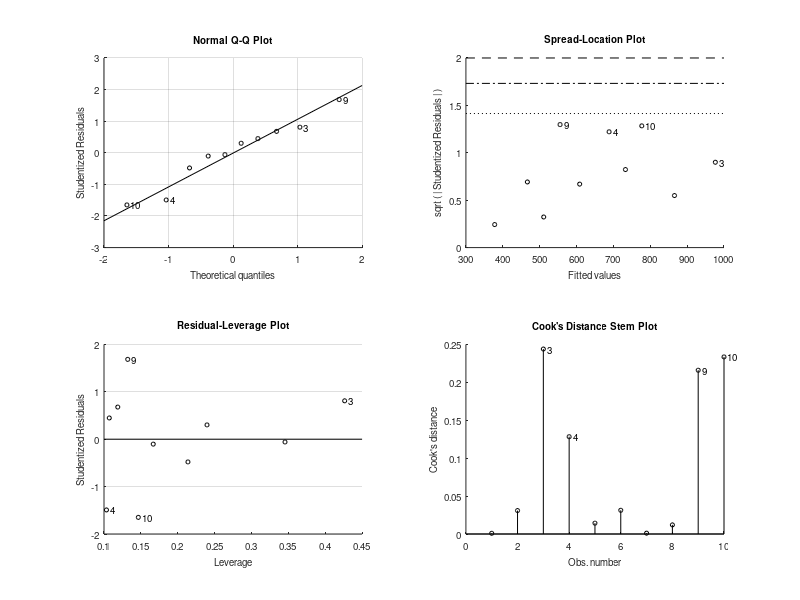

Here is the MATLAB script that generated this plot: (Note: this script raises an error after producing the figure.)
%w8d.m linear regression using fitlm with outlier excluded
clear all; close all, clc

%add some abnormal points to the example 
x=[200, 1000,1550, 900, 1300, 400, 500, 720, 600, 1100]';
y=[370, 840, 1080, 450, 910, 395, 495, 680, 820, 520]';

%linear regression analysis - the result is a linear model 
%it is like a tructure datatype. So we use dot notation
yO_lm=fitlm(x,y)

%asess the model fit!
%R-squared value
yO_orcode=yO_lm.Rsquared.Ordinary; 

%check p-Value (should dbe less than 0.05)
yO_pValue=coefTest(yO_lm)

%check 95% confidence intervals (should not contain "0")
yO_confi_int=coefCI(yO_lm)
%%
%y value obtained by linear equation
yO_fitted=yO_lm.Fitted; 

%check how the line is well fitted with datapoint
figure(1), scatter(x,y, 'r*'), title('Scatter plot for x and y and fitted line')
axis([0 max(x)+100 0 max(y)+100]), hold on
grid on
plot(x, yO_fitted, 'b'), hold off

%Linear regression model plot
figure(2), plot(yO_lm), grid on
title('Linear regression model with outliers')

%find residual between the actual y and values obtained from teh equation
%the error between real y value and estimated y value
yO_resiO=yO_lm.Residuals 

%need to change table to array for stem operation
yO_resi=table2array(yO_resiO);
%check residual (we use just "raw" value
figure(3), stem(yO_resi(:,1)), grid on
title(['Residual of fitting equation with y= ', ...
    num2str(yO_lm.Coefficients.Estimate(2)), 'x+', ...
    num2str(yO_lm.Coefficients.Estimate(1))])
axis([0 length(y)+1 min(min(yO_resi))-50 max(max(yO_resi))+50]), 
%%
%Check the amount of residual using plotresiduals
%plot the histogram of residuals
figure(4), plotResiduals(yO_lm), 
grid on,title('histogram of Residual of fitting equation')

figure(5), plotResiduals(yO_lm, 'fitted'), 
grid on, title('scatter plot of Residual of fitting equation')
%%
%plot the probability of residuals
figure(6), plotResiduals(yO_lm,'probability'), grid on
title(['Probabiliry of residuals with Ordinary LR: R-square= ',...
    num2str(yO_lm.Rsquared.Ordinary)])
%%
%find outliers with the threshold value of 200
yO_outs=find(yO_resiO.Raw>200 | yO_resiO.Raw<-200)

%New linear regression mode with outliers excluded 
yE_lm=fitlm(x,y, 'Exclude', yO_outs)

%check p-Value (should dbe less than 0.05)
yE_pValue=coefTest(yE_lm)

%check 95% confidence intervals (should not contain "0")
yE_confi_int=coefCI(yE_lm)

%New Linear regression model plot
figure(7), plot(yE_lm), grid on
title('Linear regression model with outliers')

%residula plot
figure(8), plotResiduals(yE_lm, 'fitted'), 
grid on, title('scatter plot of Residual of fitting equation')
